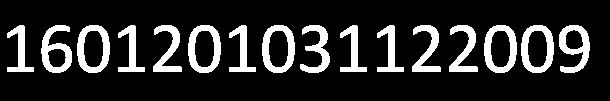
%> input picture alphanumeric-recognitor/7 - Test Images/num.bmp, 610 x 101 px
$ octave TEST1_NUMBERS.m   (GNU Octave 9; MATLAB toolbox functions it lacks are replaced by stand-ins)
%> lines starting %> are read from the running program, lines starting %| are printed output that depends on the picture; in (x1, y1, x2, y2) boxes, pixels count from 0 and x2, y2 are one past the last pixel; in counts of white or black regions, pixels touching at a corner belong together; the program's own positions count from 1
### alphanumeric-recognitor/bw2txim.m
%Author: REDJAN F. SHABANI
%Universita' degli studi di Roma "LA SAPIENZA"
%Ingegneria Informatica - Intelligenza Artificiale
%Version: Gen. 2010

%-->input IM, bw image assumed to contain image of characters

%-->output IMC, cell array where IMC{i} is a struct with fields
%	Image: is the image of the i-th character
%	Rows: are the row boundries of the char image in the original image
%	Cols: are the row boundries of the char image in the original image
function IMS=bw2txim(NET,IM,sz,rectip)

	IML=bwlabel(IM,8);

	NL=max(max(IML));
	IMS=cell(1,NL);
	for i=1:NL
		IMS_i=IML;
		IMS_i(IMS_i~=i)=0;
		IMS_i=IMS_i/i;

		[x y]=find(IMS_i);
		rmin=min(x);
		rmax=max(x);
		cmin=min(y);
		cmax=max(y);

		IMS_i=IMS_i(rmin:rmax,cmin:cmax);

		[charac,cim]=characterRecognition(NET,IMS_i,sz,rectip);

		CIM_i=struct('Char',charac,'Image',IMS_i,'Rows',[rmin rmax],'Cols',[cmin cmax]);

		IMS{i}=CIM_i;
	end
end

### alphanumeric-recognitor/characterRecognition.m
%Author: REDJAN F. SHABANI
%Universita' degli studi di Roma "LA SAPIENZA"
%Ingegneria Informatica - Intelligenza Artificiale
%Version: Gen. 2010

function [character,IM]=characterRecognition(NET,IM,sz,rectip)
	NETC=NET.Cat;
	NETN=NET.Num;
	NETL=NET.Low;
	NETU=NET.Upp;

	IM=imnormalize(IM,sz);

	% determining category
	% [1 0 0]:Number
	% [0 1 0]:Lower Case
	% [0 0 1]:Upper Case
	if strcmp(rectip,'all')
		categ=categoryRecog(NETC,IM,sz);
		if(categ==1)
			fprintf('NM: ');
		elseif(categ==2)
			fprintf('LC: ');
		else
			fprintf('UC: ');
		end
	elseif strcmp(rectip,'num')
		categ=1;
	elseif strcmp(rectip,'low')
		categ=2;
	elseif strcmp(rectip,'upp')
		categ=3;
	end

	% switching over the thre cases
	switch(categ)
		case 1
			%recognition of numbers
			character=numberRecog(NETN,IM);
			fprintf('%c\n',character);
		case 2
			%recognition of lower case characters
			character=lowerRecog(NETL,IM);
			fprintf('%c\n',character);
		case 3
			%recognition of upper case characters
			character=upperRecog(NETU,IM);
			fprintf('%c\n',character);
		otherwise
			%error
			error('Unrecognizable character type.');
	end
end

### alphanumeric-recognitor/5-Image Functions/imnormalize.m
%Author: REDJAN F. SHABANI
%Universita' degli studi di Roma "LA SAPIENZA"
%Ingegneria Informatica - Intelligenza Artificiale
%Version: Gen. 2010

function out=imnormalize(im,sz)
	[im_r,im_c]=find(im);%index of non  zero enitries in the image
	diff_r=max(im_r)-min(im_r);%diametro verticale del quadrato che include l'immagine
	diff_c=max(im_c)-min(im_c);%   - / / -   horizontale      - / / -

	out=im(min(im_r):max(im_r),min(im_c):max(im_c));%taglio della regione di interesse
	drc=round((diff_r-diff_c)/2);
	if(drc>0)
		out = [ zeros(diff_r+1,drc) , out , zeros(diff_r+1,drc) ];
	else
		out = [ zeros(abs(drc),diff_c+1) ; out ;  zeros(abs(drc),diff_c+1) ];
	end
	out=logical(out);
	out=imresize(out,[sz sz]);
	%out=bwmorph(out,'skel',Inf);
end

### alphanumeric-recognitor/3-Category Recognition/categoryRecog.m
%Author: REDJAN F. SHABANI
%Universita' degli studi di Roma "LA SAPIENZA"
%Ingegneria Informatica - Intelligenza Artificiale
%Version: Gen. 2010

%-->input NET=(Wh,bh,Wo,bo), neural network parametres
%-->input Im, image of an alphanumeric character

%-->cat, tha category, 1 for numbers, 2 for lower cases and 3 for upper
%cases
function cat=categoryRecog(NET,Im,sz)
	%Extracting weights parametres of the network
	Wh=NET.WHidden;
	bh=NET.BHidden;
	Wo=NET.WOut;
	bo=NET.BOut;

	%Normalizing character image
	Im=imnormalize(Im,sz);
	%linearizing the image
	x=Im(:);
	%asking the network
	[~,y]=network2(Wh,bh,Wo,bo,x,'sigmoid');
	y(y<max(y))=0;
	y(y~=0)=1;
	cat=find(y);
end

### alphanumeric-recognitor/1-Neural Net Functions/network2.m
%Author: REDJAN F. SHABANI
%Universita' degli studi di Roma "LA SAPIENZA"
%Ingegneria Informatica - Intelligenza Artificiale
%Version: Gen. 2010

%Ouput cmputation of a two layered feed-forward neural network


%-->input x, input vector to propagate in the network

%-->output y1, output vector of the hidden layer
%-->output y2, output vector of the output layer layer

function [yh,yo]=network2(Wh,bh,Wo,bo,x,tf)

    %******HIDDEN LAYER SIMULATION******
    xh=x;
    [rx,cx]=size(xh);%size of input vector in the hidden layer
    [rw,cw]=size(Wh);%sixe of hidden weights matrix
    if(rw~=rx)
        error('Hidden Layer: weights matrix size not correct.');
    end
    [yh,~]=layer(Wh,bh,x,tf);%returning the hidden layer output


    %******OUTPUT LAYER SIMULATION******
    xo=yh;
    [rx,cx]=size(xo);%size of input vector in the output layer
    [rw,cw]=size(Wo);%sixe of output weights matrix
    if(rw~=rx)
        error('Output Layer: weights matrix size not correct.');
    end
    [yo,~]=layer(Wo,bo,xo,tf);

end


### alphanumeric-recognitor/1-Neural Net Functions/layer.m
%Author: REDJAN F. SHABANI
%Universita' degli studi di Roma "LA SAPIENZA"
%Ingegneria Informatica - Intelligenza Artificiale
%Version: Gen. 2010

%-->input W, weights matrix W=[ w1 | w2 | ... | wk ] where wi is the weights
%vector of the i-th unit in the layer of k total units w=[wi0 wi1 ... win]'
%-->%input x, coloumn vector of layer input vector x=[+1 x1 ... xn]'
%-->input tf, string indicating the threshold function

%-->output ly, linear vector output of the layer
%-->output y, vector output of the layer

function [y,ly]=layer(W,b,x,tf)

    ly=b+W'*x;%layer linear output vector

    if(strcmp(tf,'sigmoid'))
        y=1./(1+exp(-ly));
        return;
    end

    if(strcmp(tf,'perceptron'))
        y=sign(ly);
        return
    end

    if(strcmp(tf,'heavside'))
        y=(ly>0);
        return
    end

    y=ly;
end

### alphanumeric-recognitor/4-Char Recognition/Number Recognition/numberRecog.m
%Author: REDJAN F. SHABANI
%Universita' degli studi di Roma "LA SAPIENZA"
%Ingegneria Informatica - Intelligenza Artificiale
%Version: Gen. 2010

%-->input (Wh,bh,Wo,bo), network parametres
%-->input im, image of the number to be recognized

%output num, char primitive of the recognized

function num=numberRecog(NET,IM)

	Wh=NET.WHidden;
	bh=NET.BHidden;
	Wo=NET.WOut;
	bo=NET.BOut;

	%IMage conversion to linear vector
	x=IM(:);

	%getting the network response
	[~,y]=network2(Wh,bh,Wo,bo,x,'sigmoid');

	%(rounding)suppressing non maxima in y
	y(y<max(y))=0;
	y(y>0)=1;

	num=getNum(y);
end


function num=getNum(y)
	nums='0123456789';
	index=find(y==1);
	num=nums(index);	 %#ok<FNDSB>
end

### alphanumeric-recognitor/4-Char Recognition/Lower Case Recognition/lowerRecog.m
%Author: REDJAN F. SHABANI
%Universita' degli studi di Roma "LA SAPIENZA"
%Ingegneria Informatica - Intelligenza Artificiale
%Version: Gen. 2010

function low=lowerRecog(NET,IM)


	Wh=NET.WHidden;
	bh=NET.BHidden;
	Wo=NET.WOut;
	bo=NET.BOut;

	%image conversion to linear vector
	x=IM(:);
	%getting the network response
	[~,y]=network2(Wh,bh,Wo,bo,x,'sigmoid');

	%(rounding)suppressing non maxima in y
	y(y<max(y))=0;
	y(y>0)=1;

	low=getLow(y);

end

function num=getLow(y)
	nums=char(97:122);
	index=find(y==1);
	num=nums(index);	 %#ok<FNDSB>
end

### alphanumeric-recognitor/TEST1_NUMBERS.m
%% LOADING NETWORK PARAMETRES
clc;
clear;
load Net.mat;
sz=sqrt(NET.Cat.In);%image size after normalization
%% TEST 1 - TOTAL RECOGNITION
IM=imread('num.bmp');
%> IM: size 101x610 logical; 16.4% white; 16 white regions, largest, box (x1, y1, x2, y2) and area: (77, 25, 110, 73) 746, (188, 25, 221, 73) 746, (262, 25, 295, 73) 746
imshow(IM)
% EXTRACTION AND RECOGNITION
CIM=bw2txim(NET,IM,sz,'all');
%> in bw2txim, `IML=bwlabel(IM,8);`:
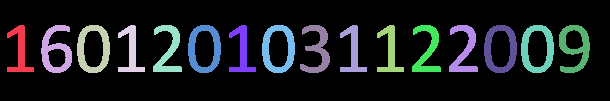
%> IML: size 101x610 double; 17 distinct labels, from 0 to 16; one colour per label, 0 black
%> in bw2txim, `NL=max(max(IML));`: NL = 16
%> in bw2txim, `IMS=cell(1,NL);`: IMS = 16 items
%> the loop in bw2txim, `for i=1:NL` made 16 passes
%> (rmax, cmin, cmax) on passes 1, 3, 4, 5, 6, 7, 8, 9, 10, 11, 12, 13: (72, 8, 34), (73, 78, 110), (72, 119, 145), (72, 154, 182), (73, 189, 221), (72, 230, 256), (73, 263, 295), (73, 301, 330), (72, 341, 367), (72, 378, 404), (72, 413, 441), (72, 450, 478)
%> (rmax, cmin, cmax) on pass 2: (73, 42, 72)
%| NM: 1
%| LC: g
%| NM: 0
%| NM: 1
%| NM: 2
%| NM: 0
%| NM: 1
%| NM: 0
%> (further printed lines are left out)
%> pass 1, in bw2txim, `IMS_i=IMS_i/i;`:
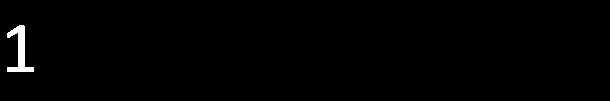
%> IMS_i: size 101x610 double; values 0 (black) and 1 (white), 0.8% white; 1 white region, box (x1, y1, x2, y2) and area: (7, 25, 34, 72) 495
%> pass 1, in bw2txim, `IMS_i=IMS_i(rmin:rmax,cmin:cmax);`:
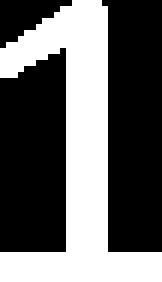
%> IMS_i: size 47x27 double (shown 6 times larger); values 0 (black) and 1 (white), 39% white; 1 white region, box (x1, y1, x2, y2) and area: (0, 0, 27, 47) 495
%> pass 1, in imnormalize, `out = [ zeros(diff_r+1,drc) , out , zeros(diff_r+1,drc) ];`:
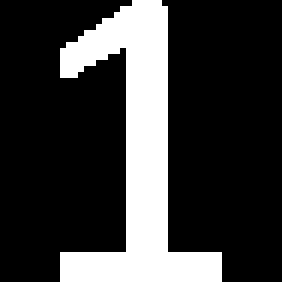
%> out: size 47x47 double (shown 6 times larger); values 0 (black) and 1 (white), 22.4% white; 1 white region, box (x1, y1, x2, y2) and area: (10, 0, 37, 47) 495
%% TEST 1 - TOTAL RECOGNITION
IM=imread('num.bmp');
imshow(IM)
% EXTRACTION AND RECOGNITION
CIM=bw2txim(NET,IM,sz,'num');
%> the loop in bw2txim (call 2), `for i=1:NL` made 16 passes
%| 1
%| 6
%| 0
%| 1
%| 2
%| 0
%| 1
%| 0
%> (further printed lines are left out)
%> pass 1, in imnormalize (call 33), `out=imresize(out,[sz sz]);`:
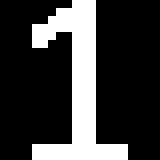
%> out: size 20x20 logical (shown 8 times larger); 23.2% white; 1 white region, box (x1, y1, x2, y2) and area: (4, 0, 16, 20) 93
%> pass 1, in numberRecog (call 16), `Wh=NET.WHidden;`:
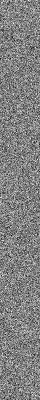
%> Wh: size 400x40 double; min -1.92, max 1.86, mean 0.00333; drawn with min black and max white
%> pass 2, in bw2txim (call 2), `IMS_i=IMS_i(rmin:rmax,cmin:cmax);`:
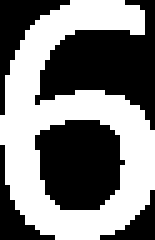
%> IMS_i: size 48x31 double (shown 5 times larger); values 0 (black) and 1 (white), 48.9% white; 1 white region, box (x1, y1, x2, y2) and area: (0, 0, 31, 48) 728
